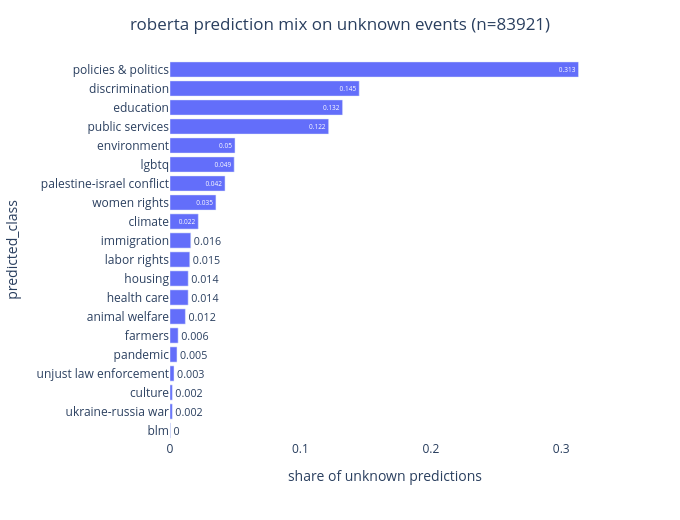

The cell this chart's notebook holds for it:
### Markdown cell above
## Diagnostic: is the drop overfitting or collapse?

roberta scores lower on the honest `unknown` set than bert despite the same ~98% on labeled
data. Two checks to tell *why*:

- **(a) Prediction mix on `unknown`** — spread across most of the 20 classes means genuine
  overfitting (poor generalization but still discriminating); piling into 1–2 classes means
  collapse (defaulting to an easy class when no trigger word is present).
- **(b) Three-way honest accuracy** — bert vs roberta vs students on the random sample, to
  size the gap (small n, ±~11pp).

### Code cell
# (a) roberta's prediction mix on the unknown rows: spread across classes => overfitting,
# piled into 1-2 classes => collapse.
if 'predicted_class' in dataset.columns and 'class' in dataset.columns:
    unk = dataset.loc[dataset['class'] == 'unknown', 'predicted_class']
else:
    _d = pd.read_csv(OUTPUT_CSV, usecols=['class', 'predicted_class'], low_memory=False)
    unk = _d.loc[_d['class'] == 'unknown', 'predicted_class']

dist = unk.value_counts(normalize=True).sort_values()
print(f"unknown rows: {len(unk)} | distinct classes predicted: {unk.nunique()}/20 | top class share: {dist.iloc[-1]:.0%}")
fig = px.bar(dist, orientation='h', text=dist.round(3),
             labels={'value': 'share of unknown predictions', 'index': ''})
fig.update_layout(title={'text': f'roberta prediction mix on unknown events (n={len(unk)})', 'x': 0.5},
                  plot_bgcolor='white', width=680, height=520, showlegend=False)
fig.show()

### Figure 1 — Plotly figure (JSON) as saved in the notebook; plotly's stock layout.template omitted (floating-point values rounded to 4 significant figures)
{"data": [{"hovertemplate": "variable=proportion<br>share of unknown predictions=%{x}<br>predicted_class=%{y}<br>text=%{text}<extra></extra>", "legendgroup": "proportion", "marker": {"color": "#636efa", "pattern": {"shape": ""}}, "name": "proportion", "orientation": "h", "showlegend": true, "text": [0.0, 0.002, 0.002, 0.003, 0.005, 0.006, 0.012, 0.014, 0.014, 0.015, 0.016, 0.022, 0.035, 0.042, 0.049, 0.05, 0.122, 0.132, 0.145, 0.313], "textposition": "auto", "type": "bar", "x": [0.0004051, 0.001787, 0.001799, 0.003074, 0.00535, 0.006244, 0.0118, 0.01393, 0.01397, 0.01516, 0.01593, 0.02171, 0.03522, 0.04221, 0.04922, 0.04987, 0.1217, 0.1323, 0.1451, 0.3132], "xaxis": "x", "y": ["blm", "ukraine-russia war", "culture", "unjust law enforcement", "pandemic", "farmers", "animal welfare", "health care", "housing", "labor rights", "immigration", "climate", "women rights", "palestine-israel conflict", "lgbtq", "environment", "public services", "education", "discrimination", "policies & politics"], "yaxis": "y"}], "layout": {"barmode": "relative", "height": 520, "legend": {"title": {"text": "variable"}, "tracegroupgap": 0}, "margin": {"t": 60}, "plot_bgcolor": "white", "showlegend": false, "title": {"text": "roberta prediction mix on unknown events (n=83921)", "x": 0.5}, "width": 680, "xaxis": {"anchor": "y", "domain": [0, 1], "title": {"text": "share of unknown predictions"}}, "yaxis": {"anchor": "x", "domain": [0, 1], "title": {"text": "predicted_class"}}}}
